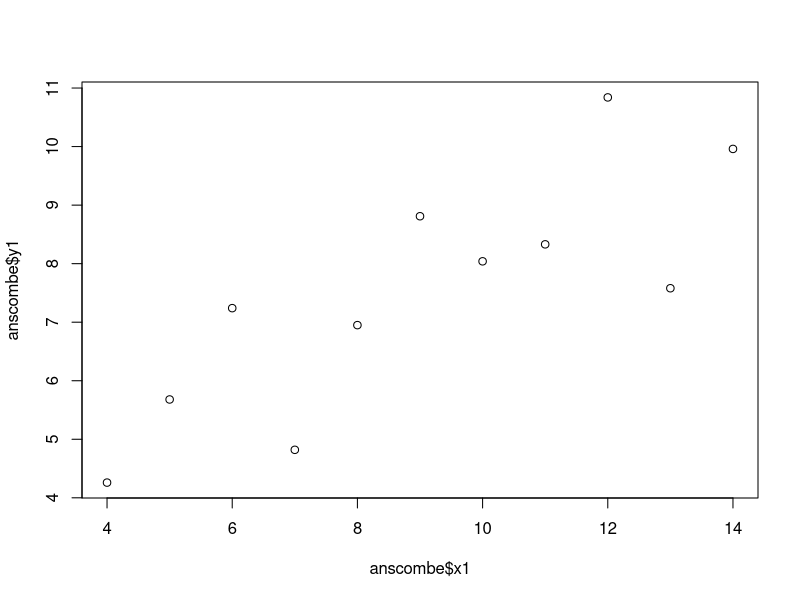
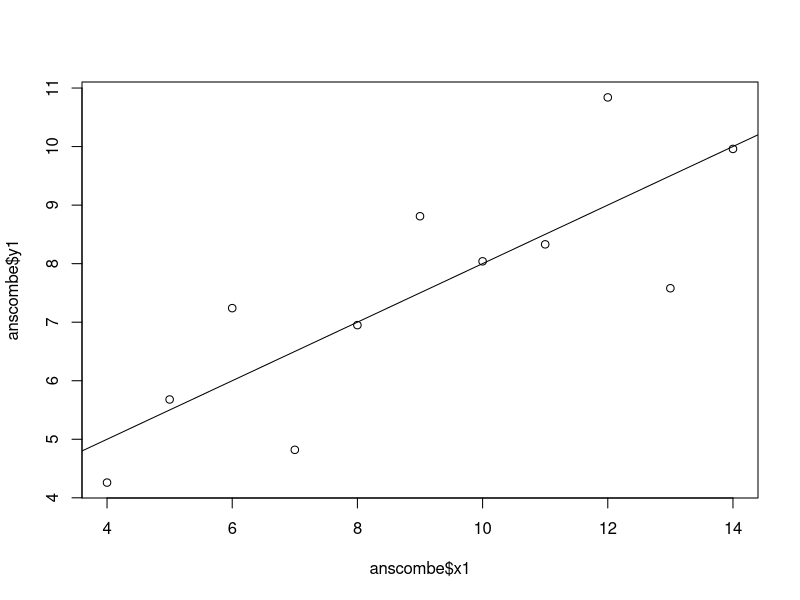
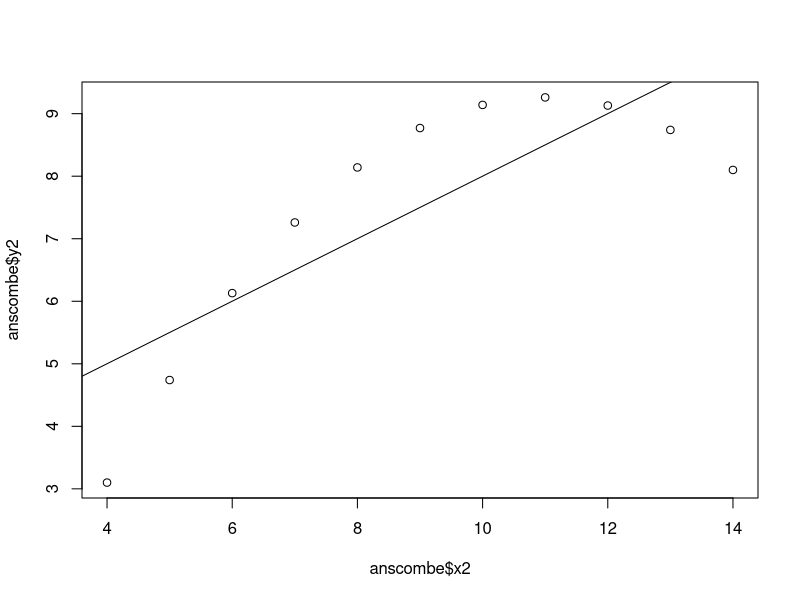
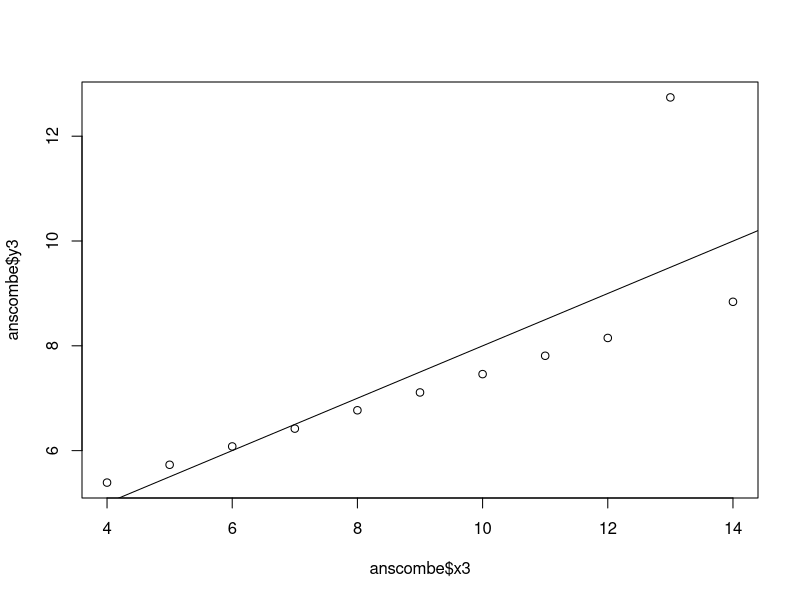
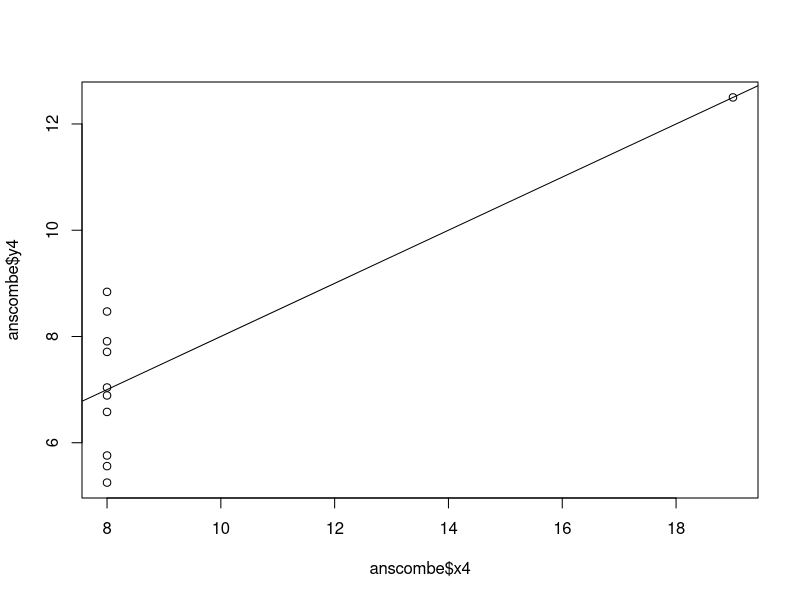
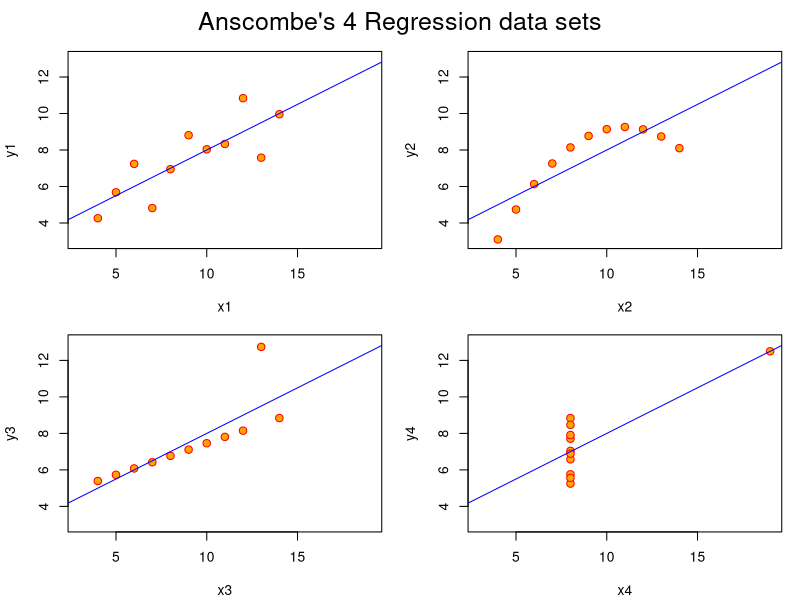
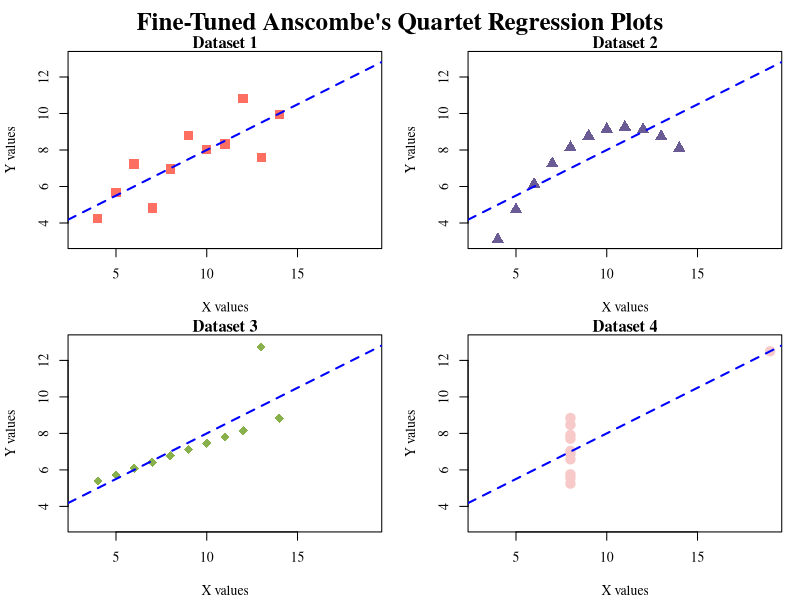
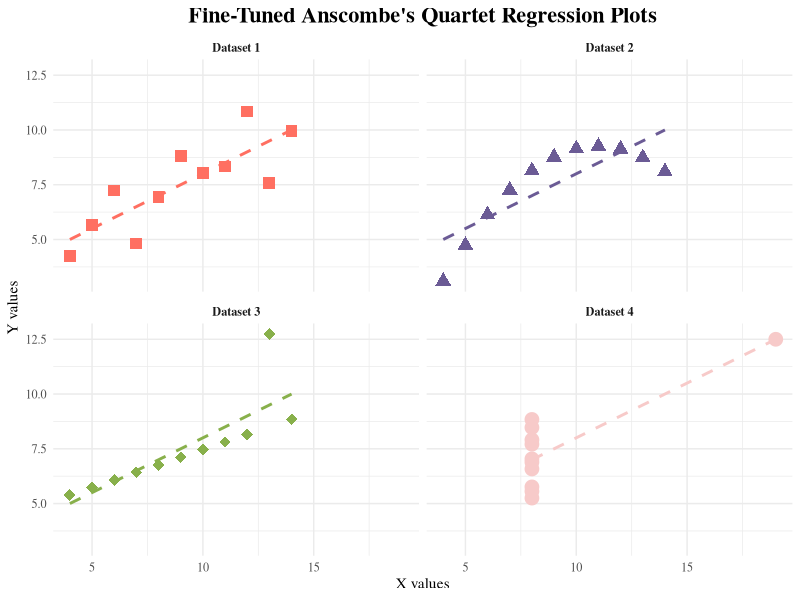

Reproduce these figures in R, in order.
## Data Visualization
## Objective: Identify data or model problems using visualization
## Anscombe (1973) Quartlet

data(anscombe)  # Load Anscombe's data
View(anscombe) # View the data
summary(anscombe)

## Simple version
plot(anscombe$x1,anscombe$y1)
summary(anscombe)

# Create four model objects
lm1 <- lm(y1 ~ x1, data=anscombe)
summary(lm1)
lm2 <- lm(y2 ~ x2, data=anscombe)
summary(lm2)
lm3 <- lm(y3 ~ x3, data=anscombe)
summary(lm3)
lm4 <- lm(y4 ~ x4, data=anscombe)
summary(lm4)
plot(anscombe$x1,anscombe$y1)
abline(coefficients(lm1))
plot(anscombe$x2,anscombe$y2)
abline(coefficients(lm2))
plot(anscombe$x3,anscombe$y3)
abline(coefficients(lm3))
plot(anscombe$x4,anscombe$y4)
abline(coefficients(lm4))


## Fancy version (per help file)

ff <- y ~ x
mods <- setNames(as.list(1:4), paste0("lm", 1:4))

# Plot using for loop
for(i in 1:4) {
  ff[2:3] <- lapply(paste0(c("y","x"), i), as.name)
  ## or   ff[[2]] <- as.name(paste0("y", i))
  ##      ff[[3]] <- as.name(paste0("x", i))
  mods[[i]] <- lmi <- lm(ff, data = anscombe)
  print(anova(lmi))
}

sapply(mods, coef)  # Note the use of this function
lapply(mods, function(fm) coef(summary(fm)))

# Preparing for the plots
op <- par(mfrow = c(2, 2), mar = 0.1+c(4,4,1,1), oma =  c(0, 0, 2, 0))

# Plot charts using for loop
for(i in 1:4) {
  ff[2:3] <- lapply(paste0(c("y","x"), i), as.name)
  plot(ff, data = anscombe, col = "red", pch = 21, bg = "orange", cex = 1.2,
       xlim = c(3, 19), ylim = c(3, 13))
  abline(mods[[i]], col = "blue")
}
mtext("Anscombe's 4 Regression data sets", outer = TRUE, cex = 1.5)
par(op)

# Fine-tuned Anscombe's Quartet Plot

# Create custom plotting settings:
op <- par(
  mfrow = c(2, 2),  # 2 rows, 2 columns layout
  mar = 0.1 + c(4, 4, 1, 1),  # Margins: bottom, left, top, right
  oma = c(0, 0, 2, 0),  # Outer margins
  family = "serif"  # Set font to serif
)

# Custom colors and plotting character
custom_colors <- c("#FF6F61", "#6B5B95", "#88B04B", "#F7CAC9")  # Non-default colors
custom_pch <- c(15, 17, 18, 19)  # Custom plotting characters

# Plot each dataset using a loop
for (i in 1:4) {
  ff[2:3] <- lapply(paste0(c("y", "x"), i), as.name)
  
  plot(
    ff, 
    data = anscombe, 
    col = custom_colors[i],  # Use custom color
    pch = custom_pch[i],  # Use custom plotting character
    bg = adjustcolor(custom_colors[i], alpha.f = 0.5),  # Background color for points
    cex = 1.5,  # Increase point size
    xlim = c(3, 19), ylim = c(3, 13),  # Keep consistent axis limits
    main = paste("Dataset", i),  # Add individual plot titles
    xlab = "X values", 
    ylab = "Y values"
  )
  
  abline(mods[[i]], col = "blue", lwd = 2, lty = 2)  # Add regression line with blue color, thicker, and dashed
}

# Add a main title to the overall plot
mtext("Fine-Tuned Anscombe's Quartet Regression Plots", outer = TRUE, cex = 1.5, font = 2)

# Reset plot settings to default
par(op)

# Load packages
library(ggplot2)
library(tidyr)
library(dplyr)

# Reshape Anscombe's data into tidy format
anscombe_tidy <- anscombe %>%
  pivot_longer(cols = everything(),
               names_to = c(".value", "set"),
               names_pattern = "(.)(.)") %>%
  mutate(set = factor(set, labels = paste("Dataset", 1:4)))

# Create the ggplot
ggplot(anscombe_tidy, aes(x = x, y = y, color = set)) +
  geom_point(aes(shape = set), size = 3, stroke = 1.5) +  # Custom shapes and sizes
  geom_smooth(method = "lm", se = FALSE, linetype = "dashed", size = 1) +  # Dashed regression lines
  facet_wrap(~ set, nrow = 2) +  # Split by dataset
  scale_color_manual(values = c("#FF6F61", "#6B5B95", "#88B04B", "#F7CAC9")) +  # Custom colors
  scale_shape_manual(values = c(15, 17, 18, 19)) +  # Custom shapes
  theme_minimal(base_family = "serif") +  # Set serif font with minimal theme
  theme(
    plot.title = element_text(hjust = 0.5, size = 16, face = "bold"),
    strip.text = element_text(face = "bold"),
    legend.position = "none"
  ) +
  labs(
    title = "Fine-Tuned Anscombe's Quartet Regression Plots",
    x = "X values",
    y = "Y values"
  )


